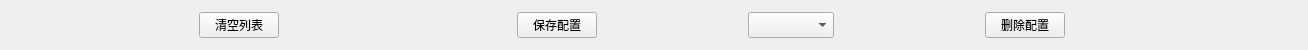
       <widget class="QWidget" name="widget_5" native="true">
        <property name="maximumSize">
         <size>
          <width>16777215</width>
          <height>50</height>
         </size>
        </property>
        <property name="styleSheet">
         <string notr="true">#widget_5 {
	border: 2px solid rgba(170, 255, 255, 185);
}</string>
        </property>
        <layout class="QHBoxLayout" name="horizontalLayout_3">
         <item>
          <spacer name="horizontalSpacer_13">
           <property name="orientation">
            <enum>Qt::Horizontal</enum>
           </property>
           <property name="sizeHint" stdset="0">
            <size>
             <width>188</width>
             <height>20</height>
            </size>
           </property>
          </spacer>
         </item>
         <item>
          <widget class="QPushButton" name="pushButton_2">
           <property name="text">
            <string>清空列表</string>
           </property>
          </widget>
         </item>
         <item>
          <spacer name="horizontalSpacer_16">
           <property name="orientation">
            <enum>Qt::Horizontal</enum>
           </property>
           <property name="sizeHint" stdset="0">
            <size>
             <width>232</width>
             <height>20</height>
            </size>
           </property>
          </spacer>
         </item>
         <item>
          <widget class="QPushButton" name="pushButton_11">
           <property name="text">
            <string>保存配置</string>
           </property>
          </widget>
         </item>
         <item>
          <spacer name="horizontalSpacer_2">
           <property name="orientation">
            <enum>Qt::Horizontal</enum>
           </property>
           <property name="sizeHint" stdset="0">
            <size>
             <width>145</width>
             <height>20</height>
            </size>
           </property>
          </spacer>
         </item>
         <item>
          <widget class="QComboBox" name="comboBox">
           <property name="minimumSize">
            <size>
             <width>60</width>
             <height>20</height>
            </size>
           </property>
           <property name="font">
            <font>
             <pointsize>11</pointsize>
            </font>
           </property>
          </widget>
         </item>
         <item>
          <spacer name="horizontalSpacer_14">
           <property name="orientation">
            <enum>Qt::Horizontal</enum>
           </property>
           <property name="sizeHint" stdset="0">
            <size>
             <width>145</width>
             <height>20</height>
            </size>
           </property>
          </spacer>
         </item>
         <item>
          <widget class="QPushButton" name="pushButton_12">
           <property name="text">
            <string>删除配置</string>
           </property>
          </widget>
         </item>
         <item>
          <spacer name="horizontalSpacer">
           <property name="orientation">
            <enum>Qt::Horizontal</enum>
           </property>
           <property name="sizeHint" stdset="0">
            <size>
             <width>232</width>
             <height>20</height>
            </size>
           </property>
          </spacer>
         </item>
        </layout>
       </widget>
